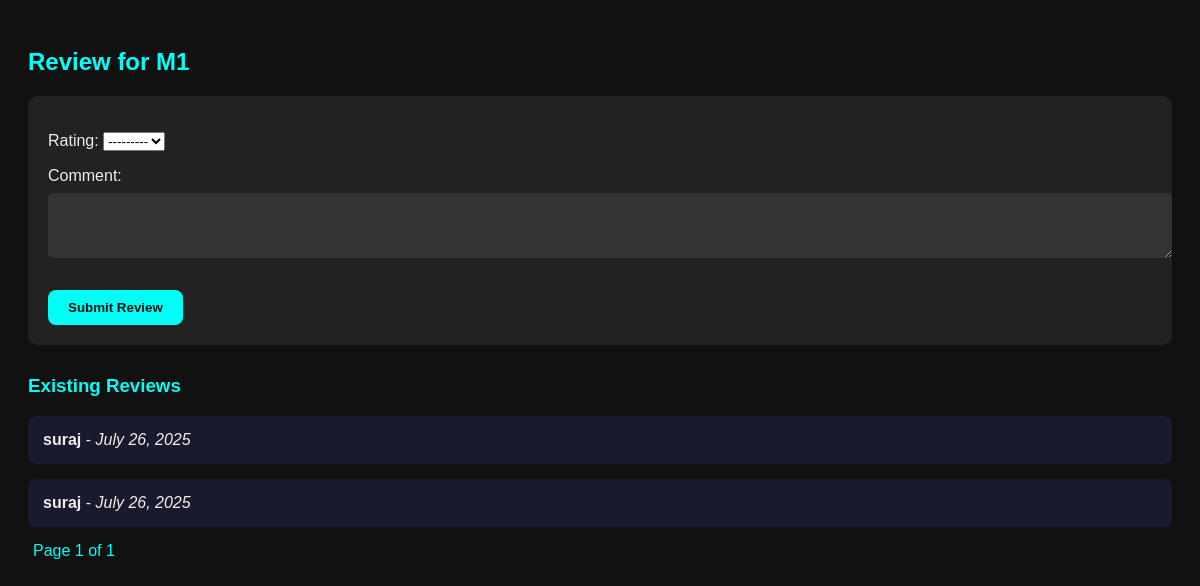
Page /review/1/ (signed in) on the committed database.
### bapp/models.py (models this page shows, shortened)
class Laptop(models.Model):
    name = models.CharField(max_length=100,default='unamed')
    brand = models.ForeignKey(LaptopBrand, on_delete=models.CASCADE)
    model = models.CharField(max_length=100)
    price = models.DecimalField(max_digits=10, decimal_places=2)
    ram = models.CharField(max_length=50, blank=True, null=True)
    processor = models.CharField(max_length=100, blank=True, null=True)
    display = models.CharField(max_length=100, blank=True, null=True)
    storage = models.CharField(max_length=100, blank=True, null=True)
    image = models.ImageField(upload_to='laptops/', null=True, blank=True)
    description = models.TextField()
    gpu = models.CharField(max_length=100, blank=True, null=True)
    screen_hertz = models.IntegerField(blank=True, null=True)
    ai_chip = models.CharField(max_length=100, blank=True, null=True)
    os=models.CharField(max_length=100,default='Windows')
    sold = models.IntegerField(default=0)
    stock = models.IntegerField(default=10)
    extra_features = models.TextField(blank=True, null=True)

class Review(models.Model):
    user = models.ForeignKey(User, on_delete=models.CASCADE)
    laptop = models.ForeignKey('Laptop', on_delete=models.CASCADE)
    rating = models.IntegerField(choices=[(i, str(i)) for i in range(1, 6)])  # 1 to 5 stars
    comment = models.TextField()
    created_at = models.DateTimeField(auto_now_add=True)

### bapp/views.py (the view)
# urls.py: path('review/<int:laptop_id>/', submit_review, name='submit_review'),
@login_required
def submit_review(request, laptop_id):
    laptop = get_object_or_404(Laptop, id=laptop_id)
    reviews = Review.objects.filter(laptop=laptop).order_by('-created_at')
    paginator = Paginator(reviews, 5)
    page_number = request.GET.get('page')
    page_obj = paginator.get_page(page_number)
    if request.method == "POST":
        form = ReviewForm(request.POST)
        if form.is_valid():
            review = form.save(commit=False)
            review.user = request.user
            review.laptop = laptop
            review.save()
            messages.success(request, "Your review has been submitted!")
            return redirect('submit_review', laptop_id=laptop.id)
    else:
        form = ReviewForm()
    return render(request, 'review_form.html', {
        'laptop': laptop,
        'form': form,
        'page_obj': page_obj,
    })

### bapp/forms.py
class ReviewForm(forms.ModelForm):
    class Meta:
        model = Review
        fields = ['rating', 'comment']
        widgets = {
            'rating': forms.Select(attrs={'class': 'form-control'}),
            'comment': forms.Textarea(attrs={'class': 'form-control', 'rows': 3}),
        }

### templates/review_form.html (shortened to what this page needs)
<!DOCTYPE html>
<html>
<head>
</head>
<body>
<h2>Review for {{ laptop.model }}</h2>
<form method="POST">
    {{ form.as_p }}
    <button type="submit">Submit Review</button>
</form>
<h3>Existing Reviews</h3>
{% if page_obj %}
    {% for review in page_obj %}
        <div class="review-box">
            <strong>{{ review.user.username }}</strong> - <em>{{ review.created_at|date:"F j, Y" }}</em><br>
        </div>
    {% empty %}
        <p>No reviews yet.</p>
    {% endfor %}
    <div class="pagination">
        <span>Page {{ page_obj.number }} of {{ page_obj.paginator.num_pages }}</span>
    </div>
{% else %}
    <p>No reviews to display.</p>
{% endif %}
</body>
</html>

### templates/review_form.html (style rules this page uses)
body { background-color: #111; color: #eee; font-family: Arial, sans-serif; padding: 20px; }
h2, h3 { color: #00fff7; }
form { background: #222; padding: 20px; border-radius: 10px; margin-bottom: 30px; }
textarea, input { width: 100%; padding: 10px; margin-top: 8px; margin-bottom: 12px; border-radius: 5px; border: none; background-color: #333; color: #00fff7; }
button { background-color: #00fff7; color: #111; padding: 10px 20px; border: none; border-radius: 8px; font-weight: bold; cursor: pointer; }
.review-box { background-color: #1a1a2e; padding: 15px; border-radius: 8px; margin-bottom: 15px; }
.pagination a, .pagination span { margin: 0 5px; color: #00fff7; text-decoration: none; }

### rows in the picture
Laptop: model "M1"
Review: user.username "suraj", created_at "July 26, 2025"
Review: user.username "suraj", created_at "July 26, 2025"

### other values in the picture
{{ page_obj.number }} "1"
{{ page_obj.paginator.num_pages }} "1"
